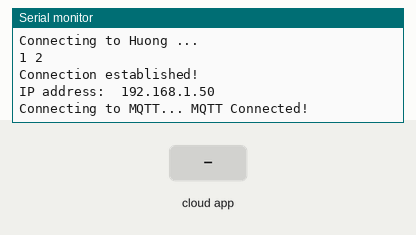
Recording of a sketch running on a simulated ESP8266 (NodeMCU). On the bench: the last lines printed to the serial monitor. The test bench sets the inputs (shaded band). WiFi joins after 1.5 s; servers stay silent unless stated; no MQTT or app messages arrive unless stated.

Above: at 3.2 s.
3.3 s: the phone or cloud app sets bbc-temp to 0
At 4.5 s:
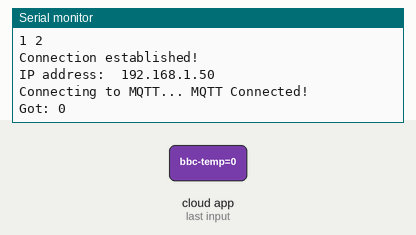
4.8 s: the phone or cloud app sets bbc-temp to 1
At 6.1 s:
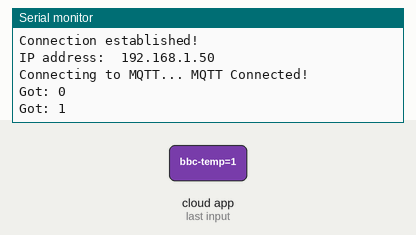

Measured:
- after the input at 3.3 s, the serial monitor: prints a new line at once (image 1)
- after the input at 4.8 s, the serial monitor: prints a new line at once (image 2)

The sketch:

subcribe.ino
```cpp
#include <ESP8266WiFi.h>        // Include the Wi-Fi library
#include "Adafruit_MQTT.h"
#include "Adafruit_MQTT_Client.h"

#define AIO_SERVER      "io.adafruit.com"
#define AIO_SERVERPORT  1883
#define AIO_USERNAME    "lntloc"
#define AIO_KEY         "aio_bqzM39FKcyRvOl1DsQYqyJRiJ95d"
WiFiClient client;
const char* ssid     = "Huong";         // The SSID (name) of the Wi-Fi network you want to connect to
const char* password = "0989025749";     // The password of the Wi-Fi network
Adafruit_MQTT_Client mqtt(&client, AIO_SERVER, AIO_SERVERPORT, AIO_USERNAME, AIO_KEY);
Adafruit_MQTT_Subscribe temp = Adafruit_MQTT_Subscribe(&mqtt, AIO_USERNAME "/feeds/bbc-temp");

void setup() {
  Serial.begin(115200);         // Start the Serial communication to send messages to the computer
  delay(10);
  Serial.println('\n');

  WiFi.begin(ssid, password);             // Connect to the network
  Serial.print("Connecting to ");
  Serial.print(ssid); Serial.println(" ...");

  int i = 0;
  while (WiFi.status() != WL_CONNECTED) { // Wait for the Wi-Fi to connect
    delay(1000);
    Serial.print(++i); Serial.print(' ');
  }

  Serial.println('\n');
  Serial.println("Connection established!");
  Serial.print("IP address:\t");
  Serial.println(WiFi.localIP());         // Send the IP address of the ESP8266 to the computer
  mqtt.subscribe(&temp);
}
void MQTT_connect() {
  int8_t ret;

  // Stop if already connected.
  if (mqtt.connected()) {
    return;
  }

  Serial.print("Connecting to MQTT... ");

  while ((ret = mqtt.connect()) != 0) { // connect will return 0 for connected
       Serial.println(mqtt.connectErrorString(ret));
       Serial.println("Retrying MQTT connection in 5 seconds...");
       mqtt.disconnect();
       delay(5000);  // wait 5 seconds
  }
  Serial.println("MQTT Connected!");
}

void loop() {
  MQTT_connect();
  Adafruit_MQTT_Subscribe *subscription;
  while ((subscription = mqtt.readSubscription(5000))) {
      if (subscription == &temp) {
        Serial.print(F("Got: "));
        Serial.println((char *)temp.lastread);
      }
  }
}
```
